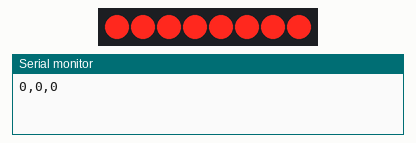
This sketch was run on a simulated Arduino Uno, built with avr-gcc and run on an emulated ATmega328P. Parts: 8 shift-register outputs drawn as a row of LEDs (first output left, lit = HIGH), the last lines printed to the serial monitor. Wiring (inferred from the names in the program): shift register (74HC595): data pin 4; shift clock pin 3; latch pin 7. Wiring (inferred from the signals the program sends): row of LEDs: on Q0, Q1, Q2, Q3, Q4, Q5, Q6, Q7.

Above: at 0.14 s.
At 4.0 s:
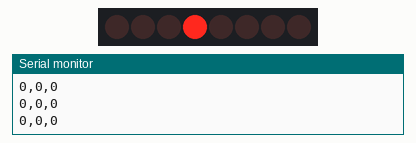
At 7.72 s:
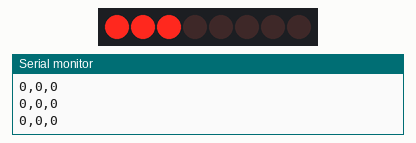
At 11.48 s:
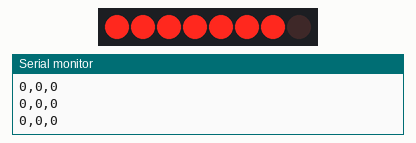
At 15.16 s:
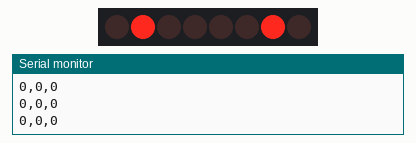
At 22.6 s:
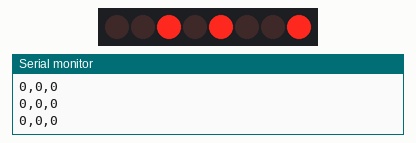
Timing chart, 0 to 40.0 s (numbered marks = the images above):
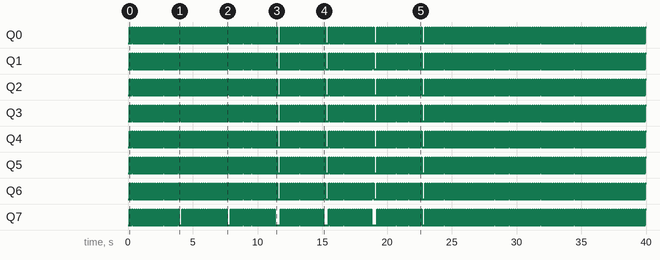

The sketch:

NokiaLCD_Accelerometer.ino
```cpp
#include <SPI.h>

// The pins to use on the arduino
#define PIN_SCE   7
#define PIN_RESET 6
#define PIN_DC    5
#define PIN_SDIN  4
#define PIN_SCLK  3

// COnfiguration for the LCD
#define LCD_C     LOW
#define LCD_D     HIGH
#define LCD_CMD   0

// Size of the LCD
#define LCD_X     84
#define LCD_Y     48

int scrollPosition = -10;

// Fixing black clear screen
String space;
char charSpace[6];

static const byte ASCII[][5] =
{
 {0x00, 0x00, 0x00, 0x00, 0x00} // 20
,{0x00, 0x00, 0x5f, 0x00, 0x00} // 21 !
,{0x00, 0x07, 0x00, 0x07, 0x00} // 22 "
,{0x14, 0x7f, 0x14, 0x7f, 0x14} // 23 #
,{0x24, 0x2a, 0x7f, 0x2a, 0x12} // 24 $
,{0x23, 0x13, 0x08, 0x64, 0x62} // 25 %
,{0x36, 0x49, 0x55, 0x22, 0x50} // 26 &
,{0x00, 0x05, 0x03, 0x00, 0x00} // 27 '
,{0x00, 0x1c, 0x22, 0x41, 0x00} // 28 (
,{0x00, 0x41, 0x22, 0x1c, 0x00} // 29 )
,{0x14, 0x08, 0x3e, 0x08, 0x14} // 2a *
,{0x08, 0x08, 0x3e, 0x08, 0x08} // 2b +
,{0x00, 0x50, 0x30, 0x00, 0x00} // 2c ,
,{0x08, 0x08, 0x08, 0x08, 0x08} // 2d -
,{0x00, 0x60, 0x60, 0x00, 0x00} // 2e .
,{0x20, 0x10, 0x08, 0x04, 0x02} // 2f /
,{0x3e, 0x51, 0x49, 0x45, 0x3e} // 30 0
,{0x00, 0x42, 0x7f, 0x40, 0x00} // 31 1
,{0x42, 0x61, 0x51, 0x49, 0x46} // 32 2
,{0x21, 0x41, 0x45, 0x4b, 0x31} // 33 3
,{0x18, 0x14, 0x12, 0x7f, 0x10} // 34 4
,{0x27, 0x45, 0x45, 0x45, 0x39} // 35 5
,{0x3c, 0x4a, 0x49, 0x49, 0x30} // 36 6
,{0x01, 0x71, 0x09, 0x05, 0x03} // 37 7
,{0x36, 0x49, 0x49, 0x49, 0x36} // 38 8
,{0x06, 0x49, 0x49, 0x29, 0x1e} // 39 9
,{0x00, 0x36, 0x36, 0x00, 0x00} // 3a :
,{0x00, 0x56, 0x36, 0x00, 0x00} // 3b ;
,{0x08, 0x14, 0x22, 0x41, 0x00} // 3c <
,{0x14, 0x14, 0x14, 0x14, 0x14} // 3d =
,{0x00, 0x41, 0x22, 0x14, 0x08} // 3e >
,{0x02, 0x01, 0x51, 0x09, 0x06} // 3f ?
,{0x32, 0x49, 0x79, 0x41, 0x3e} // 40 @
,{0x7e, 0x11, 0x11, 0x11, 0x7e} // 41 A
,{0x7f, 0x49, 0x49, 0x49, 0x36} // 42 B
,{0x3e, 0x41, 0x41, 0x41, 0x22} // 43 C
,{0x7f, 0x41, 0x41, 0x22, 0x1c} // 44 D
,{0x7f, 0x49, 0x49, 0x49, 0x41} // 45 E
,{0x7f, 0x09, 0x09, 0x09, 0x01} // 46 F
,{0x3e, 0x41, 0x49, 0x49, 0x7a} // 47 G
,{0x7f, 0x08, 0x08, 0x08, 0x7f} // 48 H
,{0x00, 0x41, 0x7f, 0x41, 0x00} // 49 I
,{0x20, 0x40, 0x41, 0x3f, 0x01} // 4a J
,{0x7f, 0x08, 0x14, 0x22, 0x41} // 4b K
,{0x7f, 0x40, 0x40, 0x40, 0x40} // 4c L
,{0x7f, 0x02, 0x0c, 0x02, 0x7f} // 4d M
,{0x7f, 0x04, 0x08, 0x10, 0x7f} // 4e N
,{0x3e, 0x41, 0x41, 0x41, 0x3e} // 4f O
,{0x7f, 0x09, 0x09, 0x09, 0x06} // 50 P
,{0x3e, 0x41, 0x51, 0x21, 0x5e} // 51 Q
,{0x7f, 0x09, 0x19, 0x29, 0x46} // 52 R
,{0x46, 0x49, 0x49, 0x49, 0x31} // 53 S
,{0x01, 0x01, 0x7f, 0x01, 0x01} // 54 T
,{0x3f, 0x40, 0x40, 0x40, 0x3f} // 55 U
,{0x1f, 0x20, 0x40, 0x20, 0x1f} // 56 V
,{0x3f, 0x40, 0x38, 0x40, 0x3f} // 57 W
,{0x63, 0x14, 0x08, 0x14, 0x63} // 58 X
,{0x07, 0x08, 0x70, 0x08, 0x07} // 59 Y
,{0x61, 0x51, 0x49, 0x45, 0x43} // 5a Z
,{0x00, 0x7f, 0x41, 0x41, 0x00} // 5b [
,{0x02, 0x04, 0x08, 0x10, 0x20} // 5c ¥
,{0x00, 0x41, 0x41, 0x7f, 0x00} // 5d ]
,{0x04, 0x02, 0x01, 0x02, 0x04} // 5e ^
,{0x40, 0x40, 0x40, 0x40, 0x40} // 5f _
,{0x00, 0x01, 0x02, 0x04, 0x00} // 60 `
,{0x20, 0x54, 0x54, 0x54, 0x78} // 61 a
,{0x7f, 0x48, 0x44, 0x44, 0x38} // 62 b
,{0x38, 0x44, 0x44, 0x44, 0x20} // 63 c
,{0x38, 0x44, 0x44, 0x48, 0x7f} // 64 d
,{0x38, 0x54, 0x54, 0x54, 0x18} // 65 e
,{0x08, 0x7e, 0x09, 0x01, 0x02} // 66 f
,{0x0c, 0x52, 0x52, 0x52, 0x3e} // 67 g
,{0x7f, 0x08, 0x04, 0x04, 0x78} // 68 h
,{0x00, 0x44, 0x7d, 0x40, 0x00} // 69 i
,{0x20, 0x40, 0x44, 0x3d, 0x00} // 6a j
,{0x7f, 0x10, 0x28, 0x44, 0x00} // 6b k
,{0x00, 0x41, 0x7f, 0x40, 0x00} // 6c l
,{0x7c, 0x04, 0x18, 0x04, 0x78} // 6d m
,{0x7c, 0x08, 0x04, 0x04, 0x78} // 6e n
,{0x38, 0x44, 0x44, 0x44, 0x38} // 6f o
,{0x7c, 0x14, 0x14, 0x14, 0x08} // 70 p
,{0x08, 0x14, 0x14, 0x18, 0x7c} // 71 q
,{0x7c, 0x08, 0x04, 0x04, 0x08} // 72 r
,{0x48, 0x54, 0x54, 0x54, 0x20} // 73 s
,{0x04, 0x3f, 0x44, 0x40, 0x20} // 74 t
,{0x3c, 0x40, 0x40, 0x20, 0x7c} // 75 u
,{0x1c, 0x20, 0x40, 0x20, 0x1c} // 76 v
,{0x3c, 0x40, 0x30, 0x40, 0x3c} // 77 w
,{0x44, 0x28, 0x10, 0x28, 0x44} // 78 x
,{0x0c, 0x50, 0x50, 0x50, 0x3c} // 79 y
,{0x44, 0x64, 0x54, 0x4c, 0x44} // 7a z
,{0x00, 0x08, 0x36, 0x41, 0x00} // 7b {
,{0x00, 0x00, 0x7f, 0x00, 0x00} // 7c |
,{0x00, 0x41, 0x36, 0x08, 0x00} // 7d }
,{0x10, 0x08, 0x08, 0x10, 0x08} // 7e ←
,{0x00, 0x06, 0x09, 0x09, 0x06} // 7f →
};

//Assign the Chip Select signal to pin 10.
int CS=10;

//This is a list of some of the registers available on the ADXL345.
//To learn more about these and the rest of the registers on the ADXL345, read the datasheet!
char POWER_CTL = 0x2D;	//Power Control Register
char DATA_FORMAT = 0x31;
char DATAX0 = 0x32;	//X-Axis Data 0
char DATAX1 = 0x33;	//X-Axis Data 1
char DATAY0 = 0x34;	//Y-Axis Data 0
char DATAY1 = 0x35;	//Y-Axis Data 1
char DATAZ0 = 0x36;	//Z-Axis Data 0
char DATAZ1 = 0x37;	//Z-Axis Data 1

//This buffer will hold values read from the ADXL345 registers.
char values[10];
//These variables will be used to hold the x,y and z axis accelerometer values.
int x,y,z;

void LcdCharacter(char character)
{
  LcdWrite(LCD_D, 0x00);
  for (int index = 0; index < 5; index++)
  {
    LcdWrite(LCD_D, ASCII[character - 0x20][index]);
  }
  LcdWrite(LCD_D, 0x00);
}

void LcdClear(void)
{
  for (int index = 0; index < LCD_X * LCD_Y / 8; index++)
  {
    LcdWrite(LCD_D, 0x00);
  }
}

void LcdInitialise(void)
{
  pinMode(PIN_SCE,   OUTPUT);
  pinMode(PIN_RESET, OUTPUT);
  pinMode(PIN_DC,    OUTPUT);
  pinMode(PIN_SDIN,  OUTPUT);
  pinMode(PIN_SCLK,  OUTPUT);

  digitalWrite(PIN_RESET, LOW);
  digitalWrite(PIN_RESET, HIGH);

  LcdWrite(LCD_CMD, 0x21);  // LCD Extended Commands.
  LcdWrite(LCD_CMD, 0xBf);  // Set LCD Vop (Contrast). //B1
  LcdWrite(LCD_CMD, 0x04);  // Set Temp coefficent. //0x04
  LcdWrite(LCD_CMD, 0x14);  // LCD bias mode 1:48. //0x13
  LcdWrite(LCD_CMD, 0x0C);  // LCD in normal mode. 0x0d for inverse
  LcdWrite(LCD_C, 0x20);
  LcdWrite(LCD_C, 0x0C);
}

void LcdString(char *characters)
{
  while (*characters)
  {
    LcdCharacter(*characters++);
  }
}

void LcdWrite(byte dc, byte data)
{
  digitalWrite(PIN_DC, dc);
  digitalWrite(PIN_SCE, LOW);
  shiftOut(PIN_SDIN, PIN_SCLK, MSBFIRST, data);
  digitalWrite(PIN_SCE, HIGH);
}

/**
 * gotoXY routine to position cursor
 * x - range: 0 to 84
 * y - range: 0 to 5
 */
void gotoXY(int x, int y)
{
  LcdWrite( 0, 0x80 | x);  // Column.
  LcdWrite( 0, 0x40 | y);  // Row.
}

void drawBox(void)
{
  int j;
  for(j = 0; j < 84; j++) // top
  {
    gotoXY(j, 0);
    LcdWrite(1, 0x01);
  }

  for(j = 0; j < 84; j++) //Bottom
  {
    gotoXY(j, 5);
    LcdWrite(1, 0x80);
  }

  for(j = 0; j < 6; j++) // Right
  {
    gotoXY(83, j);
    LcdWrite(1, 0xff);
  }

  for(j = 0; j < 6; j++) // Left
  {
    gotoXY(0, j);
    LcdWrite(1, 0xff);
  }
}

void Scroll(String message)
{
  for (int i = scrollPosition; i < scrollPosition + 11; i++)
  {
    if ((i >= message.length()) || (i < 0))
    {
      LcdCharacter(' ');
    }
    else
    {
      LcdCharacter(message.charAt(i));
    }
  }
  scrollPosition++;
  if ((scrollPosition >= message.length()) && (scrollPosition > 0))
  {
    scrollPosition = -10;
  }
}

void setup(void)
{
  LcdInitialise();
  LcdClear();
  drawBox();

  space = "      ";
  space.toCharArray(charSpace, space.length());


//  gotoXY(4,1);
//  LcdString("X:");
//  gotoXY(4,2);
//  LcdString("Y:");
//  gotoXY(4,3);
//  LcdString("Z:");
//
    //Initiate an SPI communication instance.
  SPI.begin();
  //Configure the SPI connection for the ADXL345.
  SPI.setDataMode(SPI_MODE3);
  //Create a serial connection to display the data on the terminal.
  Serial.begin(9600);

  //Set up the Chip Select pin to be an output from the Arduino.
  pinMode(CS, OUTPUT);
  //Before communication starts, the Chip Select pin needs to be set high.
  digitalWrite(CS, HIGH);

  //Put the ADXL345 into +/- 4G range by writing the value 0x01 to the DATA_FORMAT register.
  writeRegister(DATA_FORMAT, 0x01);
  //Put the ADXL345 into Measurement Mode by writing 0x08 to the POWER_CTL register.
  writeRegister(POWER_CTL, 0x08);  //Measurement mode

}

void loop(void)
{

  //Reading 6 bytes of data starting at register DATAX0 will retrieve the x,y and z acceleration values from the ADXL345.
  //The results of the read operation will get stored to the values[] buffer.
  readRegister(DATAX0, 6, values);

  //The ADXL345 gives 10-bit acceleration values, but they are stored as bytes (8-bits). To get the full value, two bytes must be combined for each axis.
  //The X value is stored in values[0] and values[1].
  x = ((int)values[1]<<8)|(int)values[0];
  //The Y value is stored in values[2] and values[3].
  y = ((int)values[3]<<8)|(int)values[2];
  //The Z value is stored in values[4] and values[5].
  z = ((int)values[5]<<8)|(int)values[4];

  String stringX = "X:";
  stringX += x;
  char charBufX[stringX.length()];
  stringX.toCharArray(charBufX, stringX.length());

  String stringY = "Y:";
  stringY += y;
  char charBufY[stringY.length()+1];
  stringY.toCharArray(charBufY, stringY.length()+1);

  String stringZ = "Z:";
  stringZ += z;
  char charBufZ[stringZ.length()];
  stringZ.toCharArray(charBufZ, stringZ.length());

  //Print the results to the terminal.
  gotoXY(20,1);
  LcdString(charBufX);
  Serial.print(x, DEC);
  Serial.print(',');

  gotoXY(20,2);
  LcdString(charBufY);
  Serial.print(y, DEC);
  Serial.print(',');

  gotoXY(20,3);
  LcdString(charBufZ);
  Serial.println(z, DEC);

  delay(100);
  LcdClear();
}

void clearValues() {
  gotoXY(32,1);
  LcdString(charSpace);

  gotoXY(32,2);
  LcdString(charSpace);

  gotoXY(32,3);
  LcdString(charSpace);
}

//This function will write a value to a register on the ADXL345.
//Parameters:
//  char registerAddress - The register to write a value to
//  char value - The value to be written to the specified register.
void writeRegister(char registerAddress, char value){
  //Set Chip Select pin low to signal the beginning of an SPI packet.
  digitalWrite(CS, LOW);
  //Transfer the register address over SPI.
  SPI.transfer(registerAddress);
  //Transfer the desired register value over SPI.
  SPI.transfer(value);
  //Set the Chip Select pin high to signal the end of an SPI packet.
  digitalWrite(CS, HIGH);
}

//This function will read a certain number of registers starting from a specified address and store their values in a buffer.
//Parameters:
//  char registerAddress - The register addresse to start the read sequence from.
//  int numBytes - The number of registers that should be read.
//  char * values - A pointer to a buffer where the results of the operation should be stored.
void readRegister(char registerAddress, int numBytes, char * values){
  //Since we're performing a read operation, the most significant bit of the register address should be set.
  char address = 0x80 | registerAddress;
  //If we're doing a multi-byte read, bit 6 needs to be set as well.
  if(numBytes > 1)address = address | 0x40;

  //Set the Chip select pin low to start an SPI packet.
  digitalWrite(CS, LOW);
  //Transfer the starting register address that needs to be read.
  SPI.transfer(address);
  //Continue to read registers until we've read the number specified, storing the results to the input buffer.
  for(int i=0; i<numBytes; i++){
    values[i] = SPI.transfer(0x00);
  }
  //Set the Chips Select pin high to end the SPI packet.
  digitalWrite(CS, HIGH);
}
```

Measured:
- by itself, Q0–4, Q6: moves between LOW and HIGH, repeating every 17.6 s
- by itself, Q5: repeats every 3.7 s: HIGH 0.04 s, LOW 0.28 s, 21 × (HIGH 0.04 s, LOW 0.12 s)
